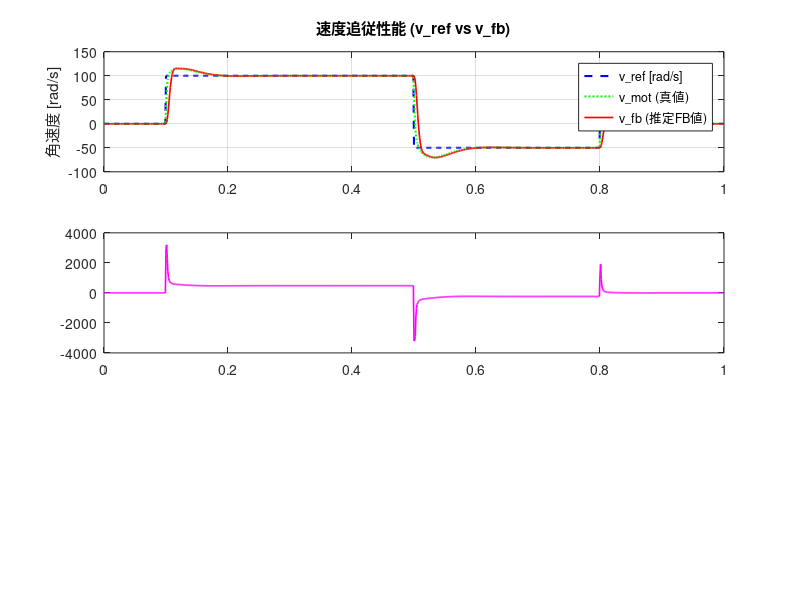

Recreate this plot in MATLAB. (Note: this script raises an error after producing the figure.)
%% wheel.m
%  車輪速度制御シミュレーション（RDS E2023 忠実準拠モデル）
%
%  【制御構造】
%    v_ref [rad/s]
%        ↓
%     コントローラ (PID + オプションFF制御)
%        ↓ a_pwm (飽和: ±3198)
%     連続状態空間モデル x' = Ax + Bu  (x = [x_enc; v_mot])
%     ※ A, B は RDS 内のモータ同定モデル ff_coeff (1次遅れ) より導出
%        ↓
%     出力方程式 y = Cx + d  (C = [1, 0], d = 0 → y = x_enc [pulse])
%        ↓
%     後退差分 (diff * 1000 [pulse/s])  ※エンコーダパルス量子化ノイズ対応
%        ↓
%     2次バターワースLPF (60Hz, z_transform.hpp 準拠)
%        ↓
%     単位変換 (WHL_PULSESEC_TO_MOT_ANGVEL) → v_fb [rad/s] → FB

clear; clc; close all;

%% ===== Section 1: 定数パラメータ =========================================

% --- 制御オプション ---
USE_QUANTIZATION = true;   % エンコーダのパルス整数化ノイズを再現する場合は true
USE_FF           = true;   % RDS 実機の FF (Feed-Forward) 制御を有効にする場合は true
SHOW_ANIMATION   = true;   % 車輪の回転アニメーションを表示する場合は true

% --- 制御周期 ---
Ts = 0.001;            % [s]  制御周期 (1 ms)

% --- エンコーダパラメータ ---
ENC_IMP          = 2048.0;                              % [pulse/rev]
ENC_ROM          = 4.0;                                 % [-]
MOT_PLS_PER_1REV = ENC_IMP * ENC_ROM;                   % = 8192 [pulse/rev(motor)]

% パルス/s から モータ角速度 [rad/s] への変換係数
WHL_PULSESEC_TO_MOT_ANGVEL = 2.0 * pi / MOT_PLS_PER_1REV; % [rad/pulse]

% エンコーダ変換定数 K_enc [pulse/rad]
K_enc = 1.0 / WHL_PULSESEC_TO_MOT_ANGVEL;               % = 8192 / (2*pi) ≈ 1303.797

% --- PWM 制限値 ---
PWM_MAX = 3198;                                         % [count]

%% ===== Section 2: プラントモデル導出 (x' = Ax + Bu, y = Cx + d) ===========
% RDS コードの同定モデル (_ff_coeff):
%   a1 = -0.9504,  b0 = 0.01039
% 離散時間差分方程式:
%   v_mot[k] = 0.9504 * v_mot[k-1] + 0.01039 * a_pwm[k]
%
% 状態変数 x = [x_enc; v_mot]  (x_enc: 位置 [pulse], v_mot: 角速度 [rad/s])
% 連続時間モデル dx/dt = Ax + Bu:
%   d(x_enc)/dt = K_enc * v_mot
%   d(v_mot)/dt = a_m * v_mot + b_m * u
%
%   a_m = ln(0.9504) / Ts ≈ -50.8924 [rad/s]   (時定数 τ ≈ 19.65 ms)
%   b_m = (0.01039 / (1 - 0.9504)) * (-a_m) ≈ 10.6605 [rad/(s^2 * count)]

a_m = log(0.9504) / Ts;
b_m = (0.01039 / (1 - 0.9504)) * (-a_m);

% 連続時間状態空間行列
Ac = [0, K_enc;
      0,   a_m];
Bc = [0;
      b_m];

% 出力方程式 y = Cx + d  (y = x_enc [pulse])
Cc = [1, 0];
Dc = 0;

% ZOH (Zero-Order Hold) による厳密離散化: x[k+1] = Ad*x[k] + Bd*u[k]
Ad = [1,  K_enc * (1 - exp(a_m * Ts)) / (-a_m);
      0,  exp(a_m * Ts)];
Bd = [K_enc * (b_m / (-a_m)) * (Ts - (1 - exp(a_m * Ts)) / (-a_m));
      (b_m / (-a_m)) * (1 - exp(a_m * Ts))];

fprintf('=== RDS モータプラントモデル (x = [x_enc; v_mot], y = Cx + d) ===\n');
fprintf('  連続時間 A = [0 %.3f; 0 %.4f], B = [0; %.4f]\n', Ac(1,2), Ac(2,2), Bc(2));
fprintf('  離散時間 Ad = [1 %.6f; 0 %.4f], Bd = [%.8f; %.5f]\n', Ad(1,2), Ad(2,2), Bd(1), Bd(2));
fprintf('  出力行列 C = [%d %d], d = %d\n', Cc(1), Cc(2), Dc);

%% ===== Section 3: PID ゲイン, FF フィルタ & LPF 係数 =======================

% --- PID ゲイン (control.hpp より) ---
Kp = 2.0;
Ki = 200.0;
Kd = 0.0;

% --- RDS FF (Feed-Forward) フィルタパラメータ ---
ff_inv_b0 = 1.0 / 0.01039;
ff_inv_a1 = -0.9504 / 0.01039;
ff_lpf_a1 = -0.432736;
ff_lpf_b0 =  0.283632;
ff_lpf_b1 =  0.283632;

% --- 2次バターワース LPF 60Hz (z_transform.hpp 準拠) ---
lpf_a1 = -1.475480;  
lpf_a2 =  0.586920;  
lpf_b0 =  0.027860;  
lpf_b1 =  0.055720;  
lpf_b2 =  0.027860;  

%% ===== Section 4: シミュレーション設定 ====================================

t_end = 1.0;              % [s]  シミュレーション時間
N     = round(t_end / Ts);% ステップ数
t     = (0:N-1) * Ts;     % [s]  時刻ベクトル

% 目標速度 v_ref プロファイル [rad/s]
v_ref = zeros(1, N);
v_ref(t >= 0.1 & t < 0.5) =  100.0;   % [rad/s]
v_ref(t >= 0.5 & t < 0.8) = -50.0;   % [rad/s]
v_ref(t >= 0.8)            =    0.0;

%% ===== Section 5: シミュレーション実行 ====================================

x          = zeros(2, 1);  % 状態 x = [x_enc; v_mot]
i_sum      = 0.0;          % 積分値
e_prev     = 0.0;          % 前回の偏差
prev_y_ref = 0.0;         % 前回の目標値

% FF フィルタバッファ
ff_u_prev   = 0.0;        % FF 逆フィルタ入力履歴
ff_lpf_u1   = 0.0;        % FF LPF 入力履歴
ff_lpf_y1   = 0.0;        % FF LPF 出力履歴

% 速度推定 LPF 履歴バッファ
lpf_u = zeros(1, 3);      % u[k], u[k-1], u[k-2] (入力: pulse/s)
lpf_y = zeros(1, 3);      % y[k], y[k-1], y[k-2] (出力: pulse/s)

x_enc_prev = 0.0;         % 前回のエンコーダ観測値
v_fb       = 0.0;         % 初期 FB 角速度

% ログ用配列
log_v_ref = zeros(1, N);
log_v_fb  = zeros(1, N);
log_v_mot = zeros(1, N);
log_a_pwm = zeros(1, N);
log_x_enc = zeros(1, N);

for k = 1:N
    % (1) 目標速度の取得
    y_ref = v_ref(k);
    
    % (2) PID コントローラ
    err = y_ref - v_fb;
    
    % Anti-windup: 目標値の符号反転時に積分リセット
    if (prev_y_ref * y_ref < 0.0)
        i_sum = 0.0;
    else
        i_sum = i_sum + Ts * err;
    end
    
    pid_pwm = Kp * err + Ki * i_sum + Kd * (err - e_prev) / Ts;
    prev_y_ref = y_ref;
    e_prev     = err;
    
    % (2-b) FF (Feed-Forward) 制御項の計算
    if USE_FF
        ff_inv_out = ff_inv_b0 * y_ref + ff_inv_a1 * ff_u_prev;
        ff_u_prev  = y_ref;
        
        ff_pwm = ff_lpf_b0 * ff_inv_out + ff_lpf_b1 * ff_lpf_u1 - ff_lpf_a1 * ff_lpf_y1;
        ff_lpf_u1 = ff_inv_out;
        ff_lpf_y1 = ff_pwm;
    else
        ff_pwm = 0.0;
    end
    
    % 全制御入力と飽和処理 (±PWM_MAX)
    a_pwm_raw = pid_pwm + ff_pwm;
    a_pwm     = max(-PWM_MAX, min(PWM_MAX, a_pwm_raw));
    
    % (3) プラント更新: x[k+1] = Ad * x[k] + Bd * a_pwm
    x = Ad * x + Bd * a_pwm;
    
    % (4) 出力方程式: y = Cx + d  (y = x_enc [pulse])
    x_enc = Cc * x + Dc;
    
    % パルス量子化（実機エンコーダ離散パルスの再現）
    if USE_QUANTIZATION
        x_enc_meas = round(x_enc);
    else
        x_enc_meas = x_enc;
    end
    
    % (5) 微分器 + 60Hz 2次 LPF (PwmOntimeCalculator::CalcMeas 忠実再現)
    diff_enc   = x_enc_meas - x_enc_prev;
    x_enc_prev = x_enc_meas;
    backward_diff = diff_enc * 1000.0;  % [pulse/s]
    
    % 2次 LPF
    lpf_u = [backward_diff, lpf_u(1), lpf_u(2)];
    lpf_y_new = lpf_b0 * lpf_u(1) + lpf_b1 * lpf_u(2) + lpf_b2 * lpf_u(3) ...
              - lpf_a1 * lpf_y(1) - lpf_a2 * lpf_y(2);
    lpf_y = [lpf_y_new, lpf_y(1), lpf_y(2)];
    
    % [pulse/s] → [rad/s] 単位変換
    v_fb = WHL_PULSESEC_TO_MOT_ANGVEL * lpf_y_new;
    
    % (6) データ保存
    log_v_ref(k) = y_ref;
    log_v_fb(k)  = v_fb;
    log_v_mot(k) = x(2);      % プラント真の速度
    log_a_pwm(k) = a_pwm;
    log_x_enc(k) = x_enc_meas;
end

%% ===== Section 6: 結果プロット (メインウィンドウ) ========================

figWave = figure('Name', 'RDS E2023 車輪速度制御モデル (メイン波形)', 'Position', [150, 100, 900, 700]);

% 1. 速度追従 (v_ref vs v_fb vs v_mot)
ax1 = subplot(3, 1, 1);
plot(t, log_v_ref, 'b--', 'LineWidth', 1.5, 'DisplayName', 'v\_ref [rad/s]'); hold on;
plot(t, log_v_mot, 'g:',  'LineWidth', 1.5, 'DisplayName', 'v\_mot (真値)');
plot(t, log_v_fb,  'r-',  'LineWidth', 1.2, 'DisplayName', 'v\_fb (推定FB値)');
ylabel('角速度 [rad/s]');
title('速度追従性能 (v\_ref vs v\_fb)');
legend('Location', 'best');
grid on; xlim([0, t_end]);

% 2. 制御入力 (a_pwm)
ax2 = subplot(3, 1, 2);
plot(t, log_a_pwm, 'm-', 'LineWidth', 1.2);
yline( PWM_MAX, 'k--', 'PWM MAX (+3198)');
yline(-PWM_MAX, 'k--', 'PWM MIN (-3198)');
ylabel('制御入力 a\_pwm');
title('制御入力 a\_pwm [count] (PID + FF)');
grid on; xlim([0, t_end]);

% 3. エンコーダ出力 (x_enc)
ax3 = subplot(3, 1, 3);
plot(t, log_x_enc, 'c-', 'LineWidth', 1.2);
ylabel('エンコーダ [pulse]');
xlabel('時間 [s]');
title('エンコーダ累積パルス y = Cx + d (x\_enc)');
grid on; xlim([0, t_end]);

linkaxes([ax1, ax2, ax3], 'x');
sgtitle('RDS E2023 車輪モデル シミュレーション結果', 'FontSize', 14, 'FontWeight', 'bold');

%% ===== Section 7: 車輪回転ビジュアルアニメーション (独立ウィンドウ) =======

if SHOW_ANIMATION
    fprintf('\n車輪回転アニメーションを開始します...\n');
    figAnim = figure('Name', '車輪回転ビジュアルアニメーション', 'Position', [1100, 300, 400, 400]);
    theta_arr = log_x_enc * WHL_PULSESEC_TO_MOT_ANGVEL;
    r = 1.0;
    
    for k = 1:10:N
        if ~ishandle(figAnim), break; end % ウィンドウが閉じられたら終了
        figure(figAnim); clf(figAnim);
        theta = theta_arr(k);
        th = stroke_circle(0, 0, r); hold on;
        fill(th(1,:), th(2,:), [0.15 0.2 0.3]);
        plot([0, r*cos(theta)], [0, r*sin(theta)], 'r-', 'LineWidth', 3);
        plot([0, r*cos(theta+pi/2)], [0, r*sin(theta+pi/2)], 'w-', 'LineWidth', 1.5);
        plot([0, r*cos(theta+pi)], [0, r*sin(theta+pi)], 'w-', 'LineWidth', 1.5);
        plot([0, r*cos(theta-pi/2)], [0, r*sin(theta-pi/2)], 'w-', 'LineWidth', 1.5);
        plot(0, 0, 'mo', 'MarkerSize', 10, 'MarkerFaceColor', 'm');
        axis equal; axis([-1.3 1.3 -1.3 1.3]); grid on;
        title(sprintf('t = %.3f s | v_{fb} = %.1f rad/s', t(k), log_v_fb(k)));
        drawnow;
    end
end

fprintf('\nシミュレーション終了\n');

function circ = stroke_circle(cx, cy, r)
    t_c = linspace(0, 2*pi, 100);
    circ = [cx + r*cos(t_c); cy + r*sin(t_c)];
end
